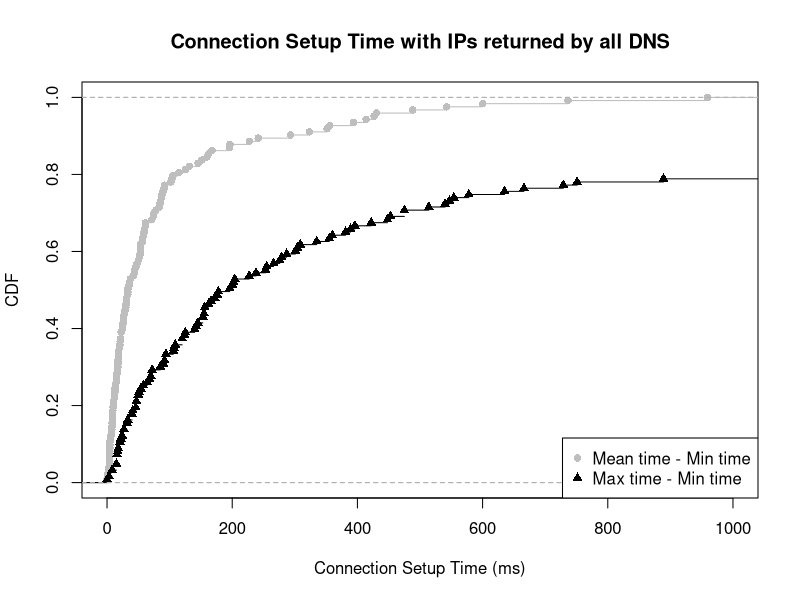

Write the R code that produced this figure.
mean_min <- c(2.429907, 488.422111, 89.666667, 56.583710, 26.277778, 9.247253, 35.250000, 13.666667, 4.555556, 15.250000, 159.766234, 241.500000, 25.772727, 53.413462, 14.669118, 8.428571, 44.291667, 195.400000, 91.965517, 227.307692, 3.700000, 1.388889, 196.350000, 60.166667, 355.722222, 167.650000, 41.909091, 33.152174, 131.420290, 33.537037, 426.706897, 18.347059, 10.444444, 22.476190, 11.870370, 26.073171, 103.625000, 30.666667, 115.038462, 87.846154, 83.625000, 293.166667, 105.136364, 430.583333, 91.300000, 19.918182, 8.000000, 16.000000, 17.533333, 48.100000, 101.950000, 44.333333, 58.333333, 7.583333, 30.388889, 9.928571, 59.250000, 33.277778, 6.409091, 323.319588, 5.125000, 22.476190, 12.708333, 12.333333, 162.413793, 12.722222, 20.533333, 413.865854, 600.173913, 736.416667, 125.357143, 51.750000, 542.675000, 49.866120, 84.468750, 61.333333, 56.980769, 28.708520, 18.129630, 24.416667, 15.000000, 7.007353, 73.916667, 27.611111, 9.768519, 24.833333, 18.424603, 30.017361, 71.602941, 959.352941, 0.000000, 37.038462, 1.355872, 87.370861, 4.666667, 46.076923, 4.562500, 16.280702, 53.447368, 393.535714, 74.849462, 8.500000, 52.738095, 78.160000, 3.416667, 145.382353, 21.000000, 21.833333, 3.571429, 4.400000, 35.625000, 8.111111, 85.555556, 17.416667, 4.214286, 8.333333, 351.636364, 4.250000, 31.349315, 17.566038, 53.297872, 61.444444, 151.531250)

max_min <- c(153.00, 9944.99, 475.00, 227.00, 120.00, 85.00, 153.00, 94.00, 40.00, 27.00, 301.00, 3241.00, 124.00, 3088.00, 72.00, 18.00, 162.00, 389.00, 255.00, 1611.00, 33.00, 3.00, 9240.00, 196.00, 1260.00, 3007.00, 172.00, 448.00, 9028.00, 396.00, 1832.00, 68.00, 27.00, 279.00, 24.00, 276.00, 201.00, 156.00, 204.00, 202.00, 335.00, 3029.00, 1226.00, 3034.00, 729.00, 50.00, 16.00, 32.00, 41.00, 287.00, 1634.00, 1160.00, 751.00, 54.00, 92.00, 32.00, 155.00, 304.00, 47.00, 2166.00, 21.00, 70.00, 140.00, 50.00, 554.00, 22.00, 142.00, 2775.00, 9391.00, 3298.00, 635.00, 107.00, 1162.00, 889.00, 475.00, 166.00, 90.00, 145.00, 120.00, 238.00, 58.00, 40.00, 547.00, 106.00, 125.00, 46.00, 540.00, 514.00, 2071.00, 9379.00, 0.00, 381.00, 51.00, 1535.00, 15.00, 253.00, 16.00, 47.00, 355.00, 3132.00, 666.00, 72.00, 266.00, 3050.00, 8.00, 1240.00, 64.00, 109.00, 8.00, 17.00, 94.00, 16.00, 309.00, 156.00, 21.00, 15.00, 6907.00, 178.00, 422.00, 176.00, 578.00, 360.00, 453.00)

mean_min_val = ecdf(mean_min)
max_min_val = ecdf(max_min)

plot(mean_min_val, lty=1, col="grey", pch = 16, xlab="Connection Setup Time (ms)", ylab="CDF", main="Connection Setup Time with IPs returned by all DNS", xlim=c(0, 1000))
lines(max_min_val, pch = 17)

legend("bottomright",  pch = c(16, 17), legend=c("Mean time - Min time", "Max time - Min time"), col=c("grey", "black"))
